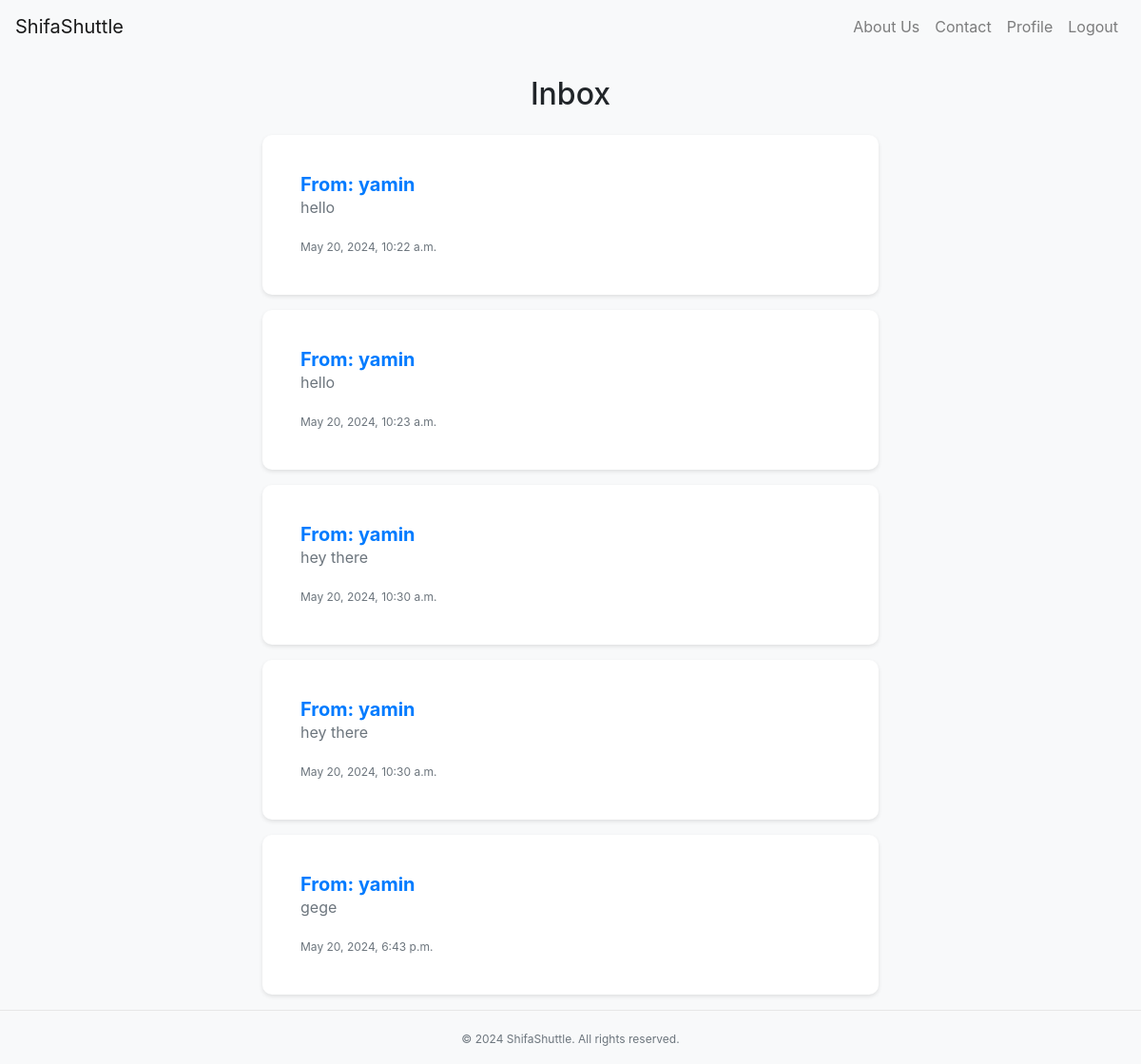
The page /driver/driver_messages/ (signed in) on the database as committed earlier.
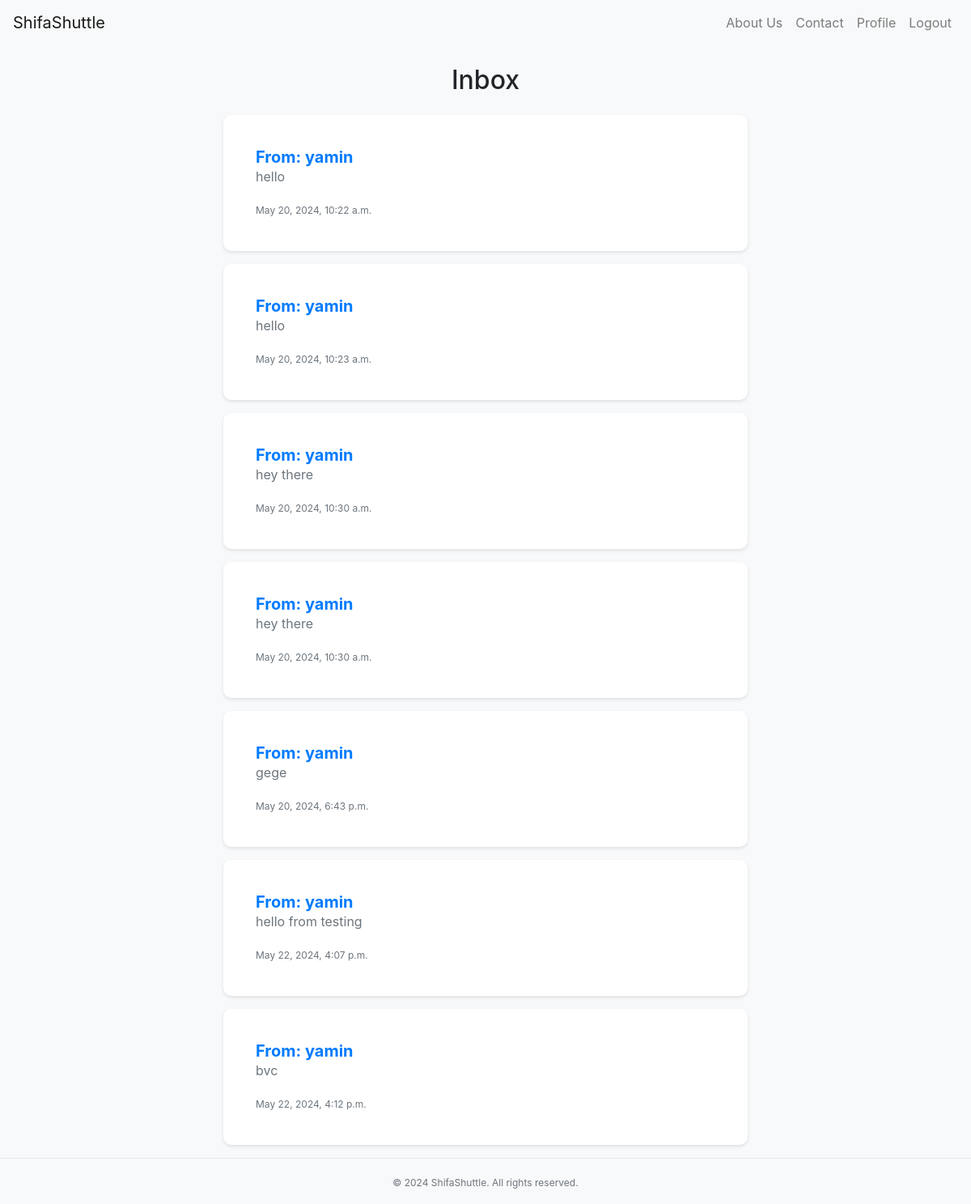
The same page on the database as committed later.
### driver/models.py (models this page shows, shortened)
class Message(models.Model):
    sender = models.ForeignKey(settings.AUTH_USER_MODEL, related_name='sent_messages', on_delete=models.CASCADE)
    receiver = models.ForeignKey(settings.AUTH_USER_MODEL, related_name='received_messages', on_delete=models.CASCADE)
    content = models.TextField(default=None)
    timestamp = models.DateTimeField(auto_now_add=True)

### user_account/models.py (models this page shows)
class CustomUser(AbstractUser):
    phone = PhoneField(blank=True, null=True, help_text='Contact phone number')
    bio = models.TextField(blank=True)
    profile_pic = models.ImageField(upload_to='profile_pics/', default='default.png')

### driver/views.py (the view)
# urls.py: path('driver_messages/', views.driver_messages, name='driver_messages'),
@login_required
def driver_messages(request):
    try:
        driver = request.user.driver
        messages = Message.objects.filter(receiver=request.user)
    except Driver.DoesNotExist:
        messages = []
    return render(request, 'driver_messages.html', {'messages': messages})

### templates/driver_messages.html (shortened to what this page needs)
{% extends 'base.html' %}
{% load static %}
{% block content %}
<div class="container">
    <h2 class="text-center mb-4">Inbox</h2>
    <div class="message-list">
        {% for message in messages %}
        <div class="message-card card mb-3">
            <div class="card-body">
                <h5 class="card-title">From: {{ message.sender.username }}</h5>
                <p class="card-text">{{ message.content }}</p>
                <p class="card-text"><small class="text-muted">{{ message.timestamp }}</small></p>
            </div>
        </div>
        {% empty %}
        <p class="text-muted">No messages in your inbox.</p>
        {% endfor %}
    </div>
</div>
{% endblock %}

Rows that differ between the two databases and show on the page:
added Message: sender.username "yamin", content "hello from testing", timestamp "May 22, 2024, 4:07 p.m."
added Message: sender.username "yamin", content "bvc", timestamp "May 22, 2024, 4:12 p.m."
